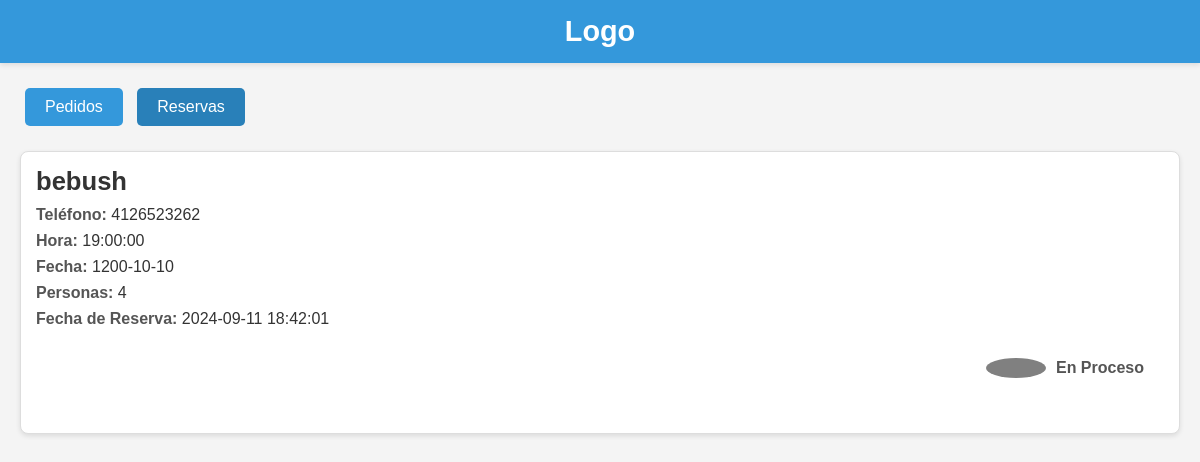
The app's page /caja.php with its own data.
### tables this page shows
CREATE TABLE `reservas` (
  `id` int(100) NOT NULL,
  `nombre` varchar(50) NOT NULL,
  `email` varchar(50) NOT NULL,
  `telefono` varchar(50) NOT NULL,
  `fecha` date NOT NULL,
  `hora` time NOT NULL,
  `personas` int(3) NOT NULL,
  `comentario` text NOT NULL,
  `fechareserva` timestamp NOT NULL DEFAULT current_timestamp() ON UPDATE current_timestamp()
);

### caja.php (the view, shortened to what this page needs)
<?php
include 'conexion.php';
$conn = new mysqli($servername, $username, $password, $dbname);
function obtenerDatos($conn, $tabla, $columnas, $limite = 6, $offset = 0) {
    $columnas_str = implode(", ", $columnas);
    $sql = "SELECT $columnas_str FROM $tabla LIMIT $limite OFFSET $offset";
    $result = $conn->query($sql);
    if ($result->num_rows > 0) {
        $datos = [];
        while ($row = $result->fetch_assoc()) {
            $datos[] = $row;
        }
        return $datos;
    } else {
        return [];
    }
}
$columnas = ['nombre', 'telefono', 'hora', 'fecha', 'personas', 'comentario', 'fechareserva'];
$reservas = obtenerDatos($conn, "reservas", $columnas, 6);
?>
<!DOCTYPE html>
<html lang="en">
<head>
</head>
<body>
    <div class="logo">Logo</div>
    <div>
        <div>
            <button onclick="mostrarPedidos()">Pedidos</button>
            <button onclick="mostrarReservas()" class="active">Reservas</button>
        </div>
        <div id="lista-reservas">
            <?php foreach ($reservas as $reserva): ?>
                <div class="reserva">
                    <h2><?php echo htmlspecialchars($reserva['nombre']); ?></h2>
                    <p><strong>Teléfono:</strong> <?php echo htmlspecialchars($reserva['telefono']); ?></p>
                    <p><strong>Hora:</strong> <?php echo htmlspecialchars($reserva['hora']); ?></p>
                    <p><strong>Fecha:</strong> <?php echo htmlspecialchars($reserva['fecha']); ?></p>
                    <p><strong>Personas:</strong> <?php echo htmlspecialchars($reserva['personas']); ?></p>
                    <p><strong>Fecha de Reserva:</strong> <?php echo htmlspecialchars($reserva['fechareserva']); ?></p>
                    <div class="estado-pedido">
                        <div class="estado-boton" onclick="cambiarEstado(this, 'en_proceso')"></div>
                        <span class="estado-texto">En Proceso</span>
                    </div>
                </div>
            <?php endforeach; ?>
        </div>
    </div>
</body>
</html>

### caja.php (style rules this page uses)
body { font-family: Arial, sans-serif; color: #333; margin: 0; padding: 0; background-color: #f4f4f4; }
.logo { background-color: #3498db; color: #fff; text-align: center; padding: 15px 0; font-size: 1.8em; font-weight: bold; box-shadow: 0 2px 5px rgba(0, 0, 0, 0.1); }
div > div { margin: 20px auto; max-width: 1200px; padding: 0 20px; }
button { background-color: #3498db; color: #fff; border: none; padding: 10px 20px; margin: 5px; border-radius: 5px; font-size: 1em; cursor: pointer; transition: background-color 0.3s ease; }
.active { background-color: #2980b9; }
.reserva, .pedido { border: 1px solid #ddd; margin: 10px 0; padding: 15px; border-radius: 8px; background-color: #fff; box-shadow: 0 2px 5px rgba(0, 0, 0, 0.1); }
.reserva h2, .pedido h2 { margin: 0 0 10px; font-size: 1.6em; color: #333; }
.reserva p, .pedido p { margin: 8px 0; font-size: 1em; }
.reserva strong, .pedido strong { color: #555; }
.estado-pedido { display: flex; align-items: center; margin-top: 10px; }
.estado-boton { width: 20px; height: 20px; border-radius: 50%; background-color: gray; margin-right: 10px; cursor: pointer; transition: background-color 0.3s ease; }
.estado-texto { font-weight: bold; color: #555; }

### records on screen
reservas: nombre "bebush", telefono "4126523262", hora "19:00:00", fecha "1200-10-10", personas "4", fechareserva "2024-09-11 18:42:01"
